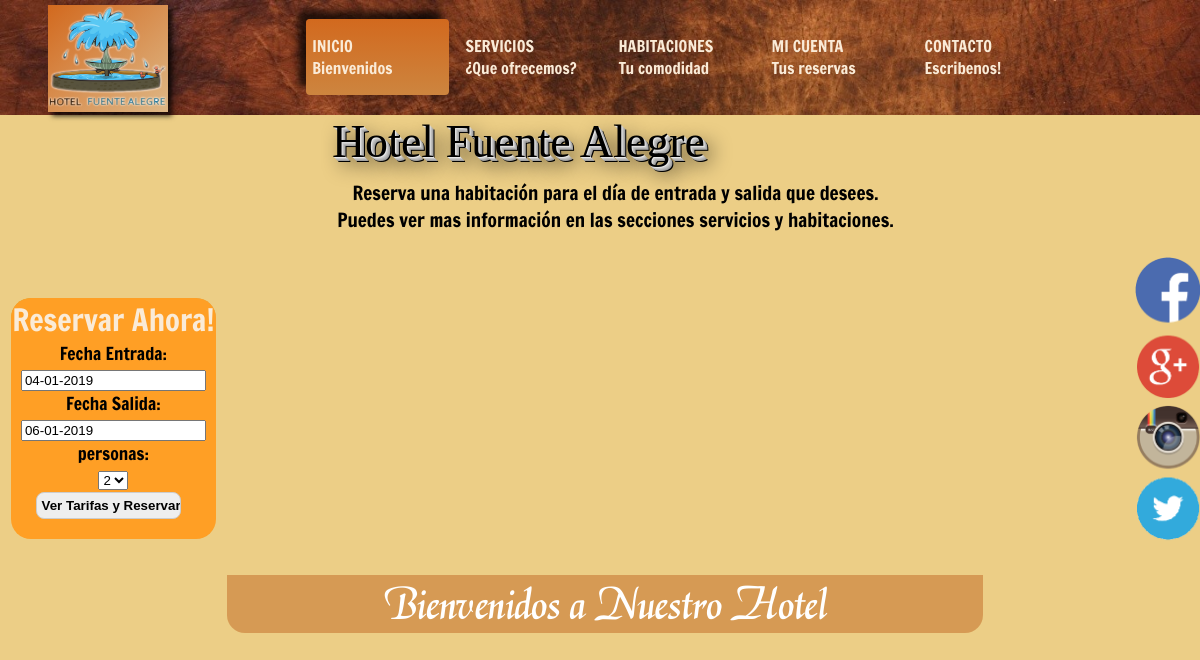
The app's page /Controller/index.php with its own data.
### tables this page shows
CREATE TABLE `imagen` (
  `codImagen` tinytext NOT NULL,
  `ruta` tinytext NOT NULL,
  `nombre` tinytext NOT NULL,
  `estado` tinytext
);

CREATE TABLE `texto` (
  `servicios` text NOT NULL,
  `comedor` text NOT NULL,
  `habIndividual` text NOT NULL,
  `habDoble` text NOT NULL,
  `nombreHotel` tinytext NOT NULL
);

### Controller/index.php (called while the page is built, shortened)
<?php
  require_once '../Model/datosHotel.php';
    $idImgLogo = "logoHotel";
    $idImagen2 = array("facebook", "googlePlus", "instagram", "twitter");
    $urlSociales = array(
        'facebook' => datosHotel::getUrlSocial($idImagen2[0]),
        'googlePlus' => datosHotel::getUrlSocial($idImagen2[1]),
        'instagram' => datosHotel::getUrlSocial($idImagen2[2]),
        'twitter' => datosHotel::getUrlSocial($idImagen2[3]),
    );
    $logo = datosHotel::getNombreImagen($idImgLogo);
    $nombreHotel = datosHotel::getNombreDelHotel();
    $idImagenSocial = array("facebook", "googlePlus", "instagram", "twitter");
    $estadoImg = array(
        'facebook' => datosHotel::getEstadoImagen($idImagenSocial[0]),
        'googlePlus' => datosHotel::getEstadoImagen($idImagenSocial[1]),
        'instagram' => datosHotel::getEstadoImagen($idImagenSocial[2]),
        'twitter' => datosHotel::getEstadoImagen($idImagenSocial[3]),
    );
  require_once '../View/index.php';

### Model/datosHotel.php (called while the page is built, shortened)
<?php
class datosHotel {
    public static function getNombreDelHotel(){
        $conexion = HotelDB::connectDB();
        $seleccion = "SELECT nombreHotel FROM texto" ;
        $consulta = $conexion->query($seleccion);
        $clientes = $consulta->fetchObject();
        return $clientes;
    }
    public static function getNombreImagen($idImagen){
        $conexion = HotelDB::connectDB();
        $seleccion = "SELECT nombre FROM imagen WHERE codImagen='" . $idImagen ."'";
        $consulta = $conexion->query($seleccion);
        $nombreImg= $consulta->fetchObject();
        return $nombreImg;
    }
    public static function getEstadoImagen($idImagen){
        $conexion = HotelDB::connectDB();
        $seleccion = "SELECT estado FROM imagen WHERE codImagen='" . $idImagen ."'";
        $consulta = $conexion->query($seleccion);
        $estadoImg= $consulta->fetchObject();
        return $estadoImg;
    }
    public static function getUrlSocial($idImagen){
        $conexion = HotelDB::connectDB();
        $seleccion = "SELECT ruta FROM imagen WHERE codImagen='" . $idImagen ."'";
        $consulta = $conexion->query($seleccion);
        $rutas= $consulta->fetchObject();
        return $rutas;
    }
}

### View/index.php (the view, shortened to what this page needs)
<!DOCTYPE html>
<html lang="es">
    <head>
        <link rel="stylesheet" type="text/css" href="../View/css/main.css">
        <link rel="stylesheet" type="text/css" href="http://code.ionicframework.com/ionicons/2.0.1/css/ionicons.min.css">
        <link rel="stylesheet" type="text/css" href="https://code.jquery.com/ui/1.12.1/themes/base/jquery-ui.css">
    </head>
    <body class="fondoCuerpo">
        <div class="cabecera">
            <div class="logoCabecera">
                <img src="../View/img/uploads/<?=$logo->nombre?>" class="imgLogoResponsive">
            </div>
            <div class="ocultar flex-container space-between">
              <a href="index.php" class="flex-item seleccionado"><p>INICIO <br>Bienvenidos</p></a>
              <a href="usuario/servicios.php" class="flex-item"><p>SERVICIOS <br>¿Que ofrecemos?</p></a>
              <a href="usuario/tiposHabitaciones.php" class="flex-item"><p>HABITACIONES <br>Tu comodidad</p></a>
              <a href="usuario/login.php" class="flex-item"><p>MI CUENTA <br>Tus reservas</p></a>
              <a href="usuario/contacto.php" class="flex-item"><p>CONTACTO <br>Escribenos!</p></a>
            </div>
        </div>
        <div class="contenedor">
            <div class="contenedorTexto">
                <span class="texto3D2"><?= $nombreHotel->nombreHotel?></span>
            </div>
            <div class="bienvenidaSpan2">
              <span class="bienvenidaInicio">Reserva una habitación para el día de entrada y salida que desees.</span>
              <span class="bienvenidaInicio">Puedes ver mas información en las secciones servicios y habitaciones.</span>
            </div>
            <div class="redesSociales">
              <ul class="listaSocial">
                <?php
                    if($estadoImg['facebook']->estado == "habilitado"){
                        ?><a href="<?=$urlSociales['facebook']->ruta?>" target="_blank"><li><span id="elemento1"></span></li></a><?php
                    }
                    if($estadoImg['googlePlus']->estado == "habilitado"){
                        ?><a href="<?=$urlSociales['googlePlus']->ruta?>" target="_blank"><li><span id="elemento2"></span></li></a><?php
                    }
                    if($estadoImg['instagram']->estado == "habilitado"){
                        ?><a href="<?=$urlSociales['instagram']->ruta?>" target="_blank"><li><span id="elemento3"></span></li></a><?php
                    }
                    if($estadoImg['twitter']->estado == "habilitado"){
                        ?><a href="<?=$urlSociales['twitter']->ruta?>" target="_blank"><li><span id="elemento4"></span></li></a><?php
                    }
                ?>
              </ul>
            </div>
            <div class="formularioReserva">
                <div class="cabeceraReservar">
                  <span class="tituloReservar">Reservar Ahora!</span>
                  <form action="usuario/habitaciones.php" method="get">
                      <span class="labelFecha">Fecha Entrada:</span><br>
                    <input type="text" class="inputFecha fechaEntradaPicker" name="fechaEntrada" autocomplete="off">
                    <br>
                      <span>Fecha Salida:</span><br>
                    <input type="text" class="inputFecha fechaSalidaPicker" name="fechaSalida" autocomplete="off">
                    <br>
                    <span class="labelFecha">personas:</span><br>
                    <select class="inputPersonas" name="personas">
                        <option value="2" selected="">2</option>
                    </select><br>
                    <input type="submit" class="btnEnvio1" value="Ver Tarifas y Reservar">
                  </form>
                </div>
            </div>
            <div class="contenedorCarusel">
                <div class="footerCarousel">
                  <div class="bienvenidacarouselDiv">
                    <span class="BienvenidoCarousel">Bienvenidos a Nuestro Hotel</span>
                  </div>
                </div>
            </div>
        </div>
    </body>
</html>

### View/css/main.css (style rules this page uses)
body { margin: 0; }
.fondoCuerpo { background-color: #ecce86; }
a:link { text-decoration: none; }
.contenedor { width: 90%; }
.contenedorTexto { text-align: center; margin-right: 4%; margin-bottom: 1%; }
.contenedorCarusel { text-align: center; width: 70%; height: 400px; margin: 0 auto; margin-left: 21%; position: relative; }
.footerCarousel { width: 100%; background-color: rgba(205, 133, 63, 0.7); position: absolute; bottom: 0px; text-align: center; border-radius: 0 0 18px 18px; }
.bienvenidacarouselDiv { width: 40%; display: inline; }
.BienvenidoCarousel { font-family: 'GreatVibes-Regular', sans-serif; font-size: 3em; color: white; }
.formularioReserva { width: 19%; height: 100px; background: linear-gradient(to bottom right, #d8a426, burlywood); float: left; text-align: center; margin-left: 1%; border-radius: 20px; margin-top: 6%; }
.cabeceraReservar { background-color: #ff9f25; width: 100%; font-family: 'Francois One', sans-serif; font-size: 1.1rem; border-radius: 20px; }
.tituloReservar { color: antiquewhite; font-size: 1.9rem; }
.btnEnvio1 { width: 71%; font-weight: bold; cursor: pointer; padding: 5px; margin: 0 10px 20px 0; border: 1px solid #ccc; background: #eee; border-radius: 8px 8px 8px 8px; }
.redesSociales { width: 51px; float: right; left: 91%; position: fixed; }
.bienvenidaSpan2 { display: block; width: 60%; margin: 0 27% }
.bienvenidaInicio { display: block; font-family: 'Francois One', sans-serif; font-size: 1.2rem; text-align: center; }
#elemento1, #elemento2, #elemento3, #elemento4 { background-image: url("../img/spriteSocial.png"); background-position: 0px 0px; background-repeat: no-repeat; width: 72px; height: 96px; display: inline-block; vertical-align: middle; background-size: 100%; }
#elemento1 { background-position: 0px 5px; height: 82px; }
#elemento2 { background-position: 5px -209px; height: 71px; }
#elemento3 { background-position: 4px -74px; height: 71px; }
#elemento4 { background-position: 5px -142px; height: 71px; }
.listaSocial { list-style: none; }
a { text-decoration: none; outline: 0; }
.cabecera { width: 100%; height: 115px; background: url("../img/marronHeader.jpg") no-repeat; background-size: 100% auto; }
.logoCabecera { width: 10%; height: auto; margin-left: 4%; margin-top: 0.4%; background: linear-gradient(to bottom right, Chocolate, BurlyWood); box-shadow: 4px 4px 5px 0px rgba(0, 0, 0, 0.75); float: left; }
.imgLogoResponsive { width: 100%; height: auto; }
.flex-container { height: 70px; padding: 5px; margin: auto; display: -webkit-flex; display: -ms-flexbox; display: flex; align-items: flex-end; }
.flex-item { display: inherit; width: 14%; height: auto; margin: 5px; margin-top: 4%; margin-bottom: -20px; border-radius: 4px; }
.seleccionado { background: linear-gradient(Chocolate, Peru); box-shadow: -8px -8px 6px 0px rgba(0, 0, 0, 0.68); }
.flex-item p { width: 100%; -webkit-align-self: center; -ms-flex-item-align: center; align-self: center; margin-left: 6px; font-size: 1rem; font-family: 'Francois One', sans-serif; color: antiquewhite; }
.flex-item p::first-line { font-size: 1rem; }
.flex-container.space-between { -webkit-justify-content: space-between; -ms-flex-pack: justify; justify-content: center; }
.texto3D2 { text-shadow: 1px 1px 0px #e6e6e6, 2px 2px 0px #c8c8c8, 3px 3px 0px #b4b4b4, 4px 4px 0px #a0a0a0, 5px 5px 0px black, 8px 8px 20px black; font-size: 46px; }
#elemento1, #elemento2, #elemento3, #elemento4 { transition: transform 1s; -o-transition: transform 1s; -moz-transition: transform 1s; -webkit-transition: transform 1s; transition-timing-function: linear; -o-transition-timing-function: linear; -moz-transition-timing-function: linear; -webkit-transition-timing-function: linear; }

### records on screen
imagen: nombre (picture)
texto: nombreHotel "Hotel Fuente Alegre"
